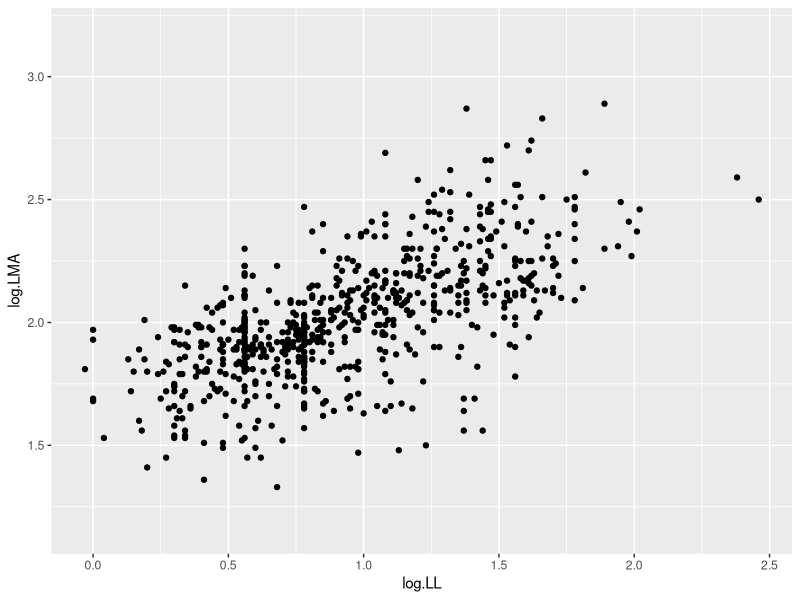
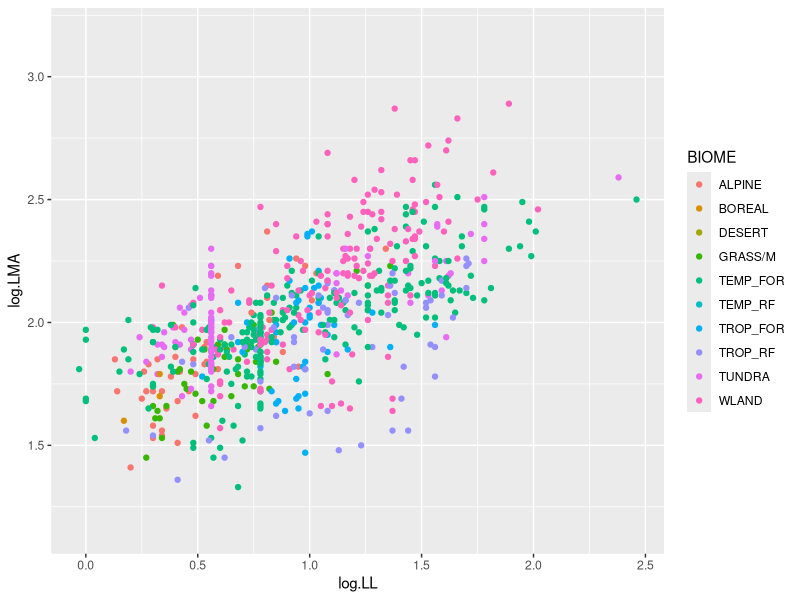
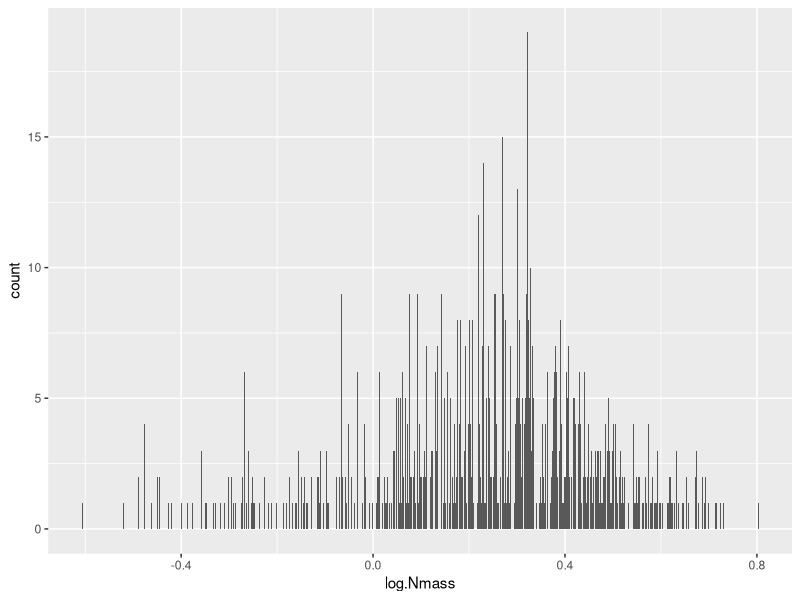

The R script that drew these images, in order:
#=========================================================================================
# HW02: Following completion of Section 1 tutorial 'R_Primer'
#=========================================================================================

# << INSTRUCTIONS >> ---------------------------------------------------------------------
# - Have this script open in R Studio in a tab alongside the relevant tutorial scripts.
# - Re-name this script, adding to the existing filename an underscore and your first
# initial and last name, e.g., "R Class HW01_T Taylor.R".
# - If the question calls for a verbal (plain English) answer, answer as a 'comment' (i.e.
# put a # at the start of each line.) Please also start the first line of your answer with
# "# >> ". (That helps me scan through and identify answers quickly.)
# - If the question calls for code, just type in the code below the question. I want to
# see your code, not what R produces from your code.
# - Upload your completed homework R script to your homework Dropbox folder.

# Examples:
# E1) What is the upper left window pane in R Studio called?
# >> The script window (or 'source').

# E2) Ask R to show the answer to two plus two.
2 + 2

# << QUESTIONS >> ------------------------------------------------------------------------

# 1) Finish the 'R_Primer' tutorial on your own. In class, we ended before the third
# section of Part 8, "Using custom directories...". You do not need to submit anything for
# this problem.

# 2) Call the glopnet.csv file into a data frame called 'glop'. Use any method you like,
# but show your code. You may replace your actual directory chain with 'my directory' if
# you don't want to share your actual directory path with me (i.e. share all of your
# personal folder names, etc.).

setwd("~/work/ecol596w/data/")
glop <- read.csv("glopnet.csv")

# 3) Return the number of rows in 'glop'.
nrow(glop)

# 4) Return the number of columns in 'glop'.
ncol(glop)

# 5) Return the names of columns 4 through 10 in 'glop'.
names(glop)

# 6) Show me three different ways to index the 'Genus' column and return the first 5
# entries in that column.

genus1 <- glop$Genus
genus2 <- glop["Genus"]
genus3 <- glop[,4]
head(genus1, n = 5)

# 7) Change the name of the 5th column to "Epithet".
names(glop)[5] <- "Epithet"


# 8) Make a new column named "Species" that is equal to the 'Genus' column pasted with the
# 'Epithet' column with an underscore "_" separator.
glop$Species <- paste(glop$Genus, glop$Epithet, sep = "_")

# 9) Take a look at the head() of 'glop' to make sure 'Species' looks like it should.
head(glop)

# 10) Return the number of unique species names in 'glop'.
unique(glop$Species)

# 11) Use code to determine whether all the species names are unique or not. (Doesn't need
# to be a coded logical test that returns TRUE/FALSE. Just show me a way that you would
# check for your own knowledge.)


# 12) Install AND load into R the package 'ggplot2'.
install.packages("ggplot2")

# 13) Make a scatter plot with any two numerical columns of interest on the x and y axes.
# - "LL" = leaf life span; "LMA" = leaf mass per area; "Nmass" and "Narea" are mass and
# area based nitrogen content; "Gs" = stomatal conductance; ...
# - Use the following code, replacing 'x' and 'y' with your UNQUOTED column names. (This
# is just a ggplot preview to start getting used to it.)
# ggplot (data = glop, aes (x, y)) + geom_point()

require("ggplot2")
ggplot(data = glop, aes(x = log.LL, y = log.LMA)) + geom_point()

# 14) Try the same plotting code, except add an argument inside aes(): color=BIOME
ggplot(data = glop, aes(x = log.LL, y = log.LMA, color=BIOME)) + geom_point()

# 15) Make a histogram of any numerical column of choice from 'glop'. The syntax is
# similar to the above, just with one variable in aes() instead of two, and the geometry
# is geom_bar().
ggplot(data = glop, aes(x = log.Nmass)) + geom_bar()

